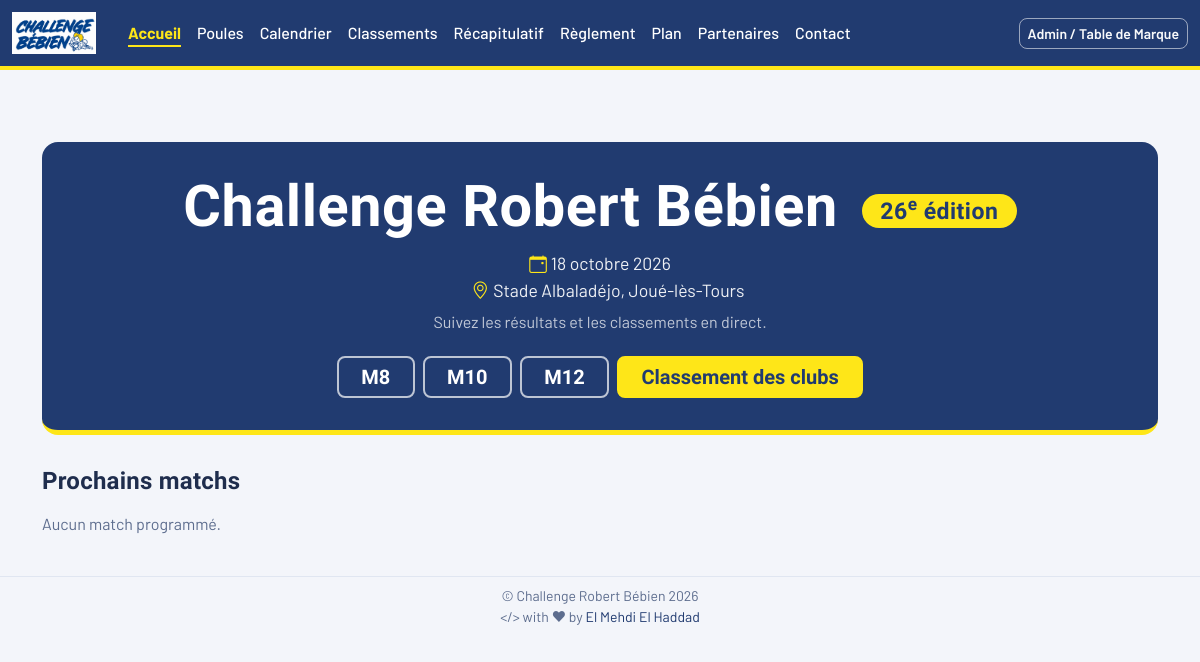
The page / on the database its author committed.
### tables this page shows
CREATE TABLE IF NOT EXISTS categories (
  id INT AUTO_INCREMENT PRIMARY KEY,
  nom VARCHAR(20) NOT NULL,           
  nb_poules_matin INT DEFAULT 2,
  nb_poules_aprem INT DEFAULT 2,
  nb_mi_temps INT NOT NULL DEFAULT 2,        
  duree_mi_temps INT NOT NULL DEFAULT 7,     
  pause_minutes INT NOT NULL DEFAULT 3,      
  coef_classement INT NOT NULL DEFAULT 1,    
  created_at TIMESTAMP DEFAULT CURRENT_TIMESTAMP
);

### includes/db.php (called while the page is built, shortened)
<?php
function db(): PDO {
    static $pdo = null;
    if ($pdo === null) {
        $dsn = 'mysql:host=' . DB_HOST . ';dbname=' . DB_NAME . ';charset=' . DB_CHARSET;
        try {
            $pdo = new PDO($dsn, DB_USER, DB_PASS, [
                PDO::ATTR_ERRMODE => PDO::ERRMODE_EXCEPTION,
                PDO::ATTR_DEFAULT_FETCH_MODE => PDO::FETCH_ASSOC,
                PDO::ATTR_EMULATE_PREPARES => false,
            ]);
        } catch (PDOException $e) {
            http_response_code(500);
            die('Erreur de connexion à la base de données. Vérifiez config. (' . $e->getMessage() . ')');
        }
    }
    return $pdo;
}
function getSetting(string $key, $default = null) {
    static $cache = null;
    if ($cache === null) {
        $cache = [];
        foreach (db()->query('SELECT k, v FROM settings') as $row) {
            $cache[$row['k']] = $row['v'];
        }
    }
    return $cache[$key] ?? $default;
}

### includes/auth.php (called while the page is built, shortened)
<?php
require_once __DIR__ . '/db.php';
function currentUser(): ?array {
    return $_SESSION['user'] ?? null;
}

### index.php (the view, shortened to what this page needs)
<?php
require_once __DIR__ . '/includes/auth.php';
$pdo = db();
$categories = $pdo->query('SELECT * FROM categories ORDER BY id')->fetchAll();
$nextStmt = $pdo->query('SELECT m.*, c.nom cat_nom, p.nom pool_nom, f.nom field_nom,
              c1.nom_club c1, c1.logo_path AS club1_logo_path,
              CASE WHEN club_team_counts1.team_count > 1 THEN t1.nom_equipe ELSE "" END AS e1,
              c2.nom_club c2, c2.logo_path AS club2_logo_path,
              CASE WHEN club_team_counts2.team_count > 1 THEN t2.nom_equipe ELSE "" END AS e2
              FROM matches m
              JOIN categories c ON c.id=m.category_id
              JOIN pools p ON p.id=m.pool_id
              LEFT JOIN fields f ON f.id=m.field_id
              JOIN teams t1 ON t1.id=m.team1_id
              JOIN clubs c1 ON c1.id=t1.club_id
              JOIN (
                SELECT club_id, category_id, COUNT(*) AS team_count
                FROM teams
                GROUP BY club_id, category_id
              ) club_team_counts1 ON club_team_counts1.club_id = t1.club_id AND club_team_counts1.category_id = t1.category_id
              JOIN teams t2 ON t2.id=m.team2_id
              JOIN clubs c2 ON c2.id=t2.club_id
              JOIN (
                SELECT club_id, category_id, COUNT(*) AS team_count
                FROM teams
                GROUP BY club_id, category_id
              ) club_team_counts2 ON club_team_counts2.club_id = t2.club_id AND club_team_counts2.category_id = t2.category_id
              WHERE m.status = "Programmé"
              ORDER BY m.scheduled_at, m.category_id, m.field_id
              LIMIT 12');
$next = $nextStmt->fetchAll();
$dateTournoi = getSetting('date_tournoi', '');
if ($dateTournoi) {
    $tournamentDeadline = new DateTime($dateTournoi . ' 13:00');
    if (new DateTime() > $tournamentDeadline) {
        $phase = 'aprem';
    }
    else {
        $phase = 'matin';
    }
}
$dateTournoi_formatted = $dateTournoi
    ? (new IntlDateFormatter(
        'fr_FR',
        IntlDateFormatter::LONG,
        IntlDateFormatter::NONE
    ))->format(new DateTime($dateTournoi))
    : '';
$numeroEdition = getSetting('edition_tournoi');
$lieuTournoi = getSetting('lieu_tournoi');
$villeTournoi = getSetting('ville_tournoi');
require_once __DIR__ . '/includes/head.php';
require_once __DIR__ . '/includes/public_nav.php';
?>
<div class="container">
  <?php require_once __DIR__ . '/includes/sponsor_strip.php'; ?>
  <section class="hero">
    <h1 class="hero-title">
      <?= htmlspecialchars($nomTournoi) ?>
      <?php if ($numeroEdition): ?><span class="hero-edition"><?= htmlspecialchars($numeroEdition) ?><sup>e</sup> édition</span><?php endif; ?>
    </h1>
    <p class="hero-meta">
      <?php if ($dateTournoi_formatted): ?><i class="bi bi-calendar-event"></i><?= htmlspecialchars($dateTournoi_formatted) ?><?php endif; ?>
      <br>
      <?php if ($lieuTournoi): ?><span class="ms-3"><i class="bi bi-geo-alt"></i><?= htmlspecialchars($lieuTournoi) ?>, <?= htmlspecialchars($villeTournoi) ?></span><?php endif; ?>
    </p>
    <p class="hero-hint">Suivez les résultats et les classements en direct.</p>
    <div class="d-flex justify-content-center gap-2 flex-wrap">
      <?php foreach ($categories as $c): ?>
        <a href="schedule?category_id=<?= $c['id'] ?>&phase=<?= $phase ?>" class="btn btn-outline-cat"><?= htmlspecialchars($c['nom']) ?></a>
      <?php endforeach; ?>
      <a href="standings?view=clubs" class="btn btn-cta">Classement des clubs</a>
    </div>
  </section>
  <h4 class="section-title">Prochains matchs</h4>
  <div class="row g-3 mb-4">
    <?php if (!$next): ?><p class="text-muted">Aucun match programmé.</p><?php endif; ?>
  </div>
</div>
<?php require_once __DIR__ . '/includes/footer.php'; ?>
</body></html>

### includes/head.php (shortened to what this page needs)
<?php
$nomTournoi = getSetting('nom_tournoi');
?>
<!DOCTYPE html>
<html lang="fr">
<head>
<link href="https://cdn.jsdelivr.net/npm/bootstrap@5.3.3/dist/css/bootstrap.min.css" rel="stylesheet">
<link href="https://cdn.jsdelivr.net/npm/bootstrap-icons@1.11.3/font/bootstrap-icons.css" rel="stylesheet">
<link href="/assets/style.css" rel="stylesheet">
</head>
<body>

### includes/public_nav.php (shortened to what this page needs)
<?php
$currentPage = basename($_SERVER['SCRIPT_NAME'], '.php');
$user = currentUser();
$navPhase = isset($phase) && $phase !== '' ? $phase : ($_GET['phase'] ?? '');
$navCategoryId = isset($categoryId) && $categoryId !== ''
  ? $categoryId
  : ($_GET['category_id'] ?? '');
$navQuery = http_build_query(array_filter([
  'category_id' => $navCategoryId,
  'phase' => $navPhase,
], static fn ($value) => $value !== '' && $value !== null));
$navQuery = $navQuery !== '' ? '?' . $navQuery : '';
?>
<nav class="navbar navbar-expand-lg navbar-rugby mb-4">
  <div class="container-fluid">
    <a class="navbar-brand fw-bold d-flex align-items-center" href="/">
      <img src="/uploads/logo_header.png" alt="<?= htmlspecialchars(getSetting('nom_tournoi')) ?>" class="me-2 site-logo">
    </a>
    <div class="collapse navbar-collapse" id="navPublic">
      <ul class="navbar-nav me-auto">
        <li class="nav-item"><a class="nav-link <?= $currentPage==='index'?'active':'' ?>" href="/">Accueil</a></li>
        <li class="nav-item"><a class="nav-link <?= $currentPage==='pools'?'active':'' ?>" href="pools<?= $navQuery ?>">Poules</a></li>
        <li class="nav-item"><a class="nav-link <?= $currentPage==='schedule'?'active':'' ?>" href="schedule<?= $navQuery ?>">Calendrier</a></li>
        <li class="nav-item"><a class="nav-link <?= $currentPage==='standings'?'active':'' ?>" href="standings<?= $navQuery ?>">Classements</a></li>
        <li class="nav-item"><a class="nav-link <?= $currentPage==='summary'?'active':'' ?>" href="summary">Récapitulatif</a></li>
        <li class="nav-item"><a class="nav-link <?= $currentPage==='rules'?'active':'' ?>" href="rules">Règlement</a></li>
        <li class="nav-item"><a class="nav-link <?= $currentPage==='plan'?'active':'' ?>" href="plan">Plan</a></li>
        <li class="nav-item"><a class="nav-link <?= $currentPage==='sponsors'?'active':'' ?>" href="sponsors">Partenaires</a></li>
        <li class="nav-item"><a class="nav-link <?= $currentPage==='contact'?'active':'' ?>" href="contact">Contact</a></li>
      </ul>
        <?php if ($user): ?>
            <span class="navbar-text text-white me-3 small"><?= htmlspecialchars($user['nom_affichage'] ?? $user['username'] ?? '') ?></span>
            <?php if (($user['role'] ?? '') === 'admin'): ?>
              <a href="/admin/" class="btn btn-outline-light btn-sm me-2">Admin</a>
            <?php endif; ?>
              <a href="/tdm/" class="btn btn-outline-light btn-sm me-2">Table de Marque</a>
              <br>
            <a href="admin/signout" class="btn btn-outline-light btn-sm"><i class="bi bi-box-arrow-right"></i> Déconnexion</a>
        <?php else: ?>
            <a href="/admin/signin" class="btn btn-outline-light btn-sm">Admin / Table de Marque</a>
        <?php endif; ?>
    </div>
  </div>
</nav>

### includes/sponsor_strip.php (shortened to what this page needs)
<br>

### includes/footer.php (shortened to what this page needs)
<footer class="site-footer mt-4">
  <div class="container">
    <div class="text-center small text-muted py-2">© <?= htmlspecialchars(getSetting('nom_tournoi')) ?> <?= date('Y') ?><br />
        &lt;/&gt; with ❤ by
        <a href="https://www.linkedin.com/in/el-mehdi-el-haddad/" target="_blank" rel="noreferrer">El Mehdi El Haddad</a>
  </div>
  </div>
</footer>

### assets/style.css (style rules this page uses)
:root { --site-primary: #213b70; --site-primary-dark: #162a52; --site-accent: #fee618; --site-surface: #ffffff; --site-bg: #f3f5fa; --site-text: #1f2d4d; --site-muted: #d1d5db; --site-line: #e0e6f1; --site-soft: #eef2fa; --font-display: "Barlow Condensed", "Arial Narrow", "Helvetica Neue", Arial, sans-serif; --font-body: "Barlow", system-ui, -apple-system, "Segoe UI", Roboto, Arial, sans-serif; --bs-body-font-family: var(--font-body); --bs-body-color: var(--site-text); --bs-body-bg: var(--site-bg); --bs-secondary-color: #5d6d8e; --bs-border-color: var(--site-line); --bs-border-radius: 0.6rem; --bs-link-color: var(--site-primary); --bs-link-hover-color: var(--site-primary-dark); }
body { background: var(--site-bg); color: var(--site-text); font-family: var(--font-body); font-size: 1rem; line-height: 1.5; }
h1, h2, h3, h4, h5 { font-family: var(--font-display); letter-spacing: 0.01em; }
h4, h5 { font-weight: 600; }
.section-title { margin: 1.5rem 0 1rem; }
.navbar-rugby { background: var(--site-primary) !important; border-bottom: 4px solid var(--site-accent); padding-top: 0.45rem; padding-bottom: 0.45rem; }
.navbar-rugby .navbar-brand, .navbar-rugby .nav-link { color: var(--site-surface) !important; }
.navbar-rugby .nav-link { font-weight: 500; padding: 0.5rem 0.8rem; border-radius: 0.4rem; }
.navbar-rugby .nav-link.active { font-weight: 700; color: var(--site-accent) !important; text-decoration: underline; text-decoration-thickness: 2px; text-underline-offset: 0.35rem; }
.navbar-rugby .navbar-brand .site-logo { height: 42px; width: auto; object-fit: contain; }
.navbar-rugby .btn-outline-light { border-color: rgba(255, 255, 255, 0.55); }
.btn { border-radius: 0.5rem; font-weight: 600; }
.btn-outline-success, .btn-outline-cat, .btn-outline-primary { color: var(--site-primary); border-color: var(--site-primary); background: transparent; }
.btn-outline-cat { background: var(--site-surface); border-width: 2px; font-family: var(--font-display); font-size: 1.25rem; padding: 0.25rem 1.4rem; }
.hero { background: var(--site-primary); color: var(--site-surface); border-radius: 1rem; border-bottom: 5px solid var(--site-accent); padding: 2.25rem 1.5rem 2rem; margin: 1.5rem 0 2rem; text-align: center; }
.hero-title { font-size: clamp(2.2rem, 6vw, 3.6rem); font-weight: 700; line-height: 1; margin: 0 0 0.9rem; }
.hero-edition { display: inline-block; vertical-align: middle; font-size: 0.4em; background: var(--site-accent); color: var(--site-primary); border-radius: 999px; padding: 0.25em 0.8em; margin-left: 0.4em; letter-spacing: 0.02em; }
.hero-meta { font-size: 1.1rem; margin-bottom: 0.4rem; color: rgba(255, 255, 255, 0.92); }
.hero-meta i { color: var(--site-accent); margin-right: 0.25rem; }
.hero-hint { color: rgba(255, 255, 255, 0.72); margin-bottom: 1.4rem; }
.hero .btn-outline-cat { background: transparent; color: var(--site-surface); border-color: rgba(255, 255, 255, 0.7); }
.hero .btn-cta { background: var(--site-accent); border: 2px solid var(--site-accent); color: var(--site-primary); font-family: var(--font-display); font-size: 1.25rem; padding: 0.25rem 1.4rem; }
.site-footer { border-top: 1px solid var(--site-line); background: transparent; color: #7a89a8; }
.site-footer a { color: var(--site-primary); text-decoration: none; }

### rows shown on the page
categories: nom "M8"
categories: nom "M10"
categories: nom "M12"

### other values the page prints
$nomTournoi "Challenge Robert Bébien"
$numeroEdition "26"
$dateTournoi_formatted "18 octobre 2026"
$lieuTournoi "Stade Albaladéjo"
$villeTournoi "Joué-lès-Tours"
getSetting('nom_tournoi') "Challenge Robert Bébien"
